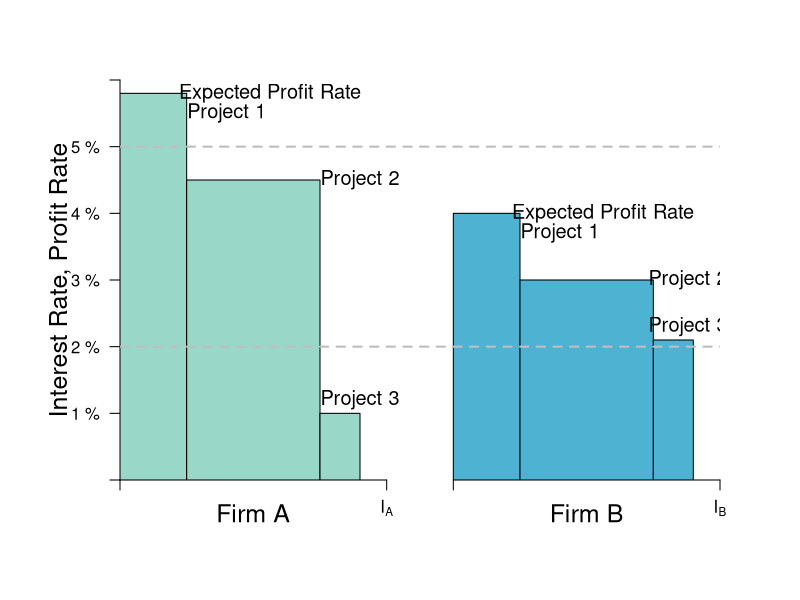

Source code (R):
# CHANGE COLOR AND TRANSPARENCY OF RECT

require(shape)
pdf(file = "credit/credit_macro_int_A.pdf", width = 9, height = 7)

#Set parameters for graphics
axislabelsize <- 1.5
labelsize <- 1.2
graphlinewidth <- 3
segmentlinewidth <- 2

COL <- c("#7fc97f", "#beaed4", "#fdc086", "#ffff99", "#386cb0", "#f0027f", "#bf5b17", "#666666")
COLA <- c("#e0f3db", "#99d8c9","#66c2a4","#41ae76", "#238b45", "#005824")
COLB <- c("#c6dbef", "#4eb3d3", "#2b8cbe", "#0868ac","#084081")
COLC <- c("#fcfbfd", "#efedf5", "#dadaeb", "#bcbddc", "#9e9ac8", "#807dba", "#6a51a3", "#54278f", "#3f007d")

par(mar =  c(6, 6, 4, 4))

xlims <- c(0, 45)
ylims <- c(0, 30)

npts <- 501 
x <- seq(xlims[1], xlims[2], length.out = npts)
y <- seq(ylims[1], ylims[2], length.out = npts) 
a <- c(46.08, 55, 64)
b <- c(46.08, 55, 64)

plot(0, 0, xlim = xlims, ylim = ylims, type = "n",
     xlab = expression(paste("")),
     ylab = expression(paste("")), 
     xaxt = "n", 
     yaxt = "n", 
     cex.lab = axislabelsize, 
     bty = "n",
     xaxs="i", 
     yaxs="i")

# ticksy <- seq(from = 0, to = ylims[2], by = 2)
# ylabels <- seq(from = 0, to = ylims[2], by = 2)
# ticksx <- seq(from = 0, to = xlims[2], by = 2)
# xlabels <- seq(from = 0, to = xlims[2], by = 2)
ticksy <- c(0, 5, 10, 15, 20, 25, ylims[2])
ylabels <- c(NA, expression(paste("1 %")), expression(paste("2 %")), expression(paste("3 %")), expression(paste("4 %")), expression(paste("5 %")), NA)
ticksx <- c(0, xlims[2])
ticksx2 <- c(0, 20)
ticksx3 <- c(25, 45)
xlabels1 <- c(NA, expression(paste(I[A])))
xlabels2 <- c(NA, expression(paste(I[B])))

axis(1, at = ticksx2, pos = 0, labels = xlabels1)
axis(1, at = ticksx3, pos = 0, labels = xlabels2)
axis(2, at = ticksy, pos = 0, labels = ylabels, las = 1)

npts <- 500 
xx1 <- seq(xlims[1], xlims[2], length.out = npts)

text(-4.5, 0.5*(ylims[2] + ylims[1]), expression(paste("Interest Rate, Profit Rate")), xpd = TRUE, cex = axislabelsize, srt = 90) 
text(0.5*(xlims[2]) - 12.5, -2.5, expression(paste("Firm A")), xpd = TRUE, cex = axislabelsize) 
text(0.5*(xlims[2]) + 12.5, -2.5, expression(paste("Firm B")), xpd = TRUE, cex = axislabelsize) 


# I_A RECT
rect(0, 0, 5, 29,
     col=COLA[2], border=TRUE, lty=1)

rect(5, 0, 15, 22.5,
     col=COLA[2], border=TRUE, lty=1)

rect(15, 0, 18, 5,
     col=COLA[2], border=TRUE, lty=1)

# I_B RECT
rect(25, 0, 30, 20,
     col=COLB[2], border=TRUE, lty=1)

rect(30, 0, 40, 15,
     col=COLB[2], border=TRUE, lty=1)

rect(40, 0, 43, 10.5,
     col=COLB[2], border=TRUE, lty=1)


# Segments
segments(0, 10, xlims[2], 10, col = "gray", lty = 2, lwd = segmentlinewidth)
segments(0, 25, xlims[2], 25, col = "gray", lty = 2, lwd = segmentlinewidth)

# Labels --- Fig A

text(11.25, 29, expression(paste("Expected Profit Rate")), cex = labelsize)
text(8, 27.5, expression(paste("Project 1")), cex = labelsize)
text(18, 22.5, expression(paste("Project 2")), cex = labelsize)
text(18, 6, expression(paste("Project 3")), cex = labelsize)

# Labels --- Fig B

text(36.22, 20, expression(paste("Expected Profit Rate")), cex = labelsize)
text(33, 18.5, expression(paste("Project 1")), cex = labelsize)
text(42.6, 15, expression(paste("Project 2")), cex = labelsize)
text(42.6, 11.5, expression(paste("Project 3")), cex = labelsize)


dev.off()
